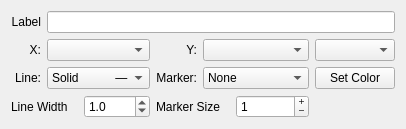
<?xml version="1.0" encoding="UTF-8"?>
<ui version="4.0">
 <class>LineOptions</class>
 <widget class="QWidget" name="LineOptions">
  <property name="geometry">
   <rect>
    <x>0</x>
    <y>0</y>
    <width>370</width>
    <height>119</height>
   </rect>
  </property>
  <property name="windowTitle">
   <string>Form</string>
  </property>
  <layout class="QGridLayout" name="gridLayout">
   <item row="1" column="1">
    <widget class="QComboBox" name="x_column"/>
   </item>
   <item row="3" column="2">
    <widget class="QLabel" name="label_6">
     <property name="text">
      <string>Marker:</string>
     </property>
     <property name="alignment">
      <set>Qt::AlignRight|Qt::AlignTrailing|Qt::AlignVCenter</set>
     </property>
     <property name="buddy">
      <cstring>marker_format</cstring>
     </property>
    </widget>
   </item>
   <item row="3" column="3">
    <widget class="QComboBox" name="marker_format">
     <property name="currentText">
      <string>None</string>
     </property>
     <property name="currentIndex">
      <number>9</number>
     </property>
     <item>
      <property name="text">
       <string>Circle          ⬤</string>
      </property>
     </item>
     <item>
      <property name="text">
       <string>Triangle      ▲</string>
      </property>
     </item>
     <item>
      <property name="text">
       <string>Square        ■</string>
      </property>
     </item>
     <item>
      <property name="text">
       <string>Pentagon    ⬟</string>
      </property>
     </item>
     <item>
      <property name="text">
       <string>Hexagon     ⬢</string>
      </property>
     </item>
     <item>
      <property name="text">
       <string>Star            ★</string>
      </property>
     </item>
     <item>
      <property name="text">
       <string>Cross          +</string>
      </property>
     </item>
     <item>
      <property name="text">
       <string>Point           ●</string>
      </property>
     </item>
     <item>
      <property name="text">
       <string>Pixel            ·</string>
      </property>
     </item>
     <item>
      <property name="text">
       <string>None</string>
      </property>
     </item>
    </widget>
   </item>
   <item row="3" column="1">
    <widget class="QComboBox" name="line_format">
     <item>
      <property name="text">
       <string>Solid           —</string>
      </property>
     </item>
     <item>
      <property name="text">
       <string>Dashed      - -</string>
      </property>
     </item>
     <item>
      <property name="text">
       <string>Dotted       ··</string>
      </property>
     </item>
     <item>
      <property name="text">
       <string>Dash-dot   -·</string>
      </property>
     </item>
     <item>
      <property name="text">
       <string extracomment=".">None</string>
      </property>
     </item>
    </widget>
   </item>
   <item row="3" column="0">
    <widget class="QLabel" name="label_5">
     <property name="text">
      <string>Line:</string>
     </property>
     <property name="alignment">
      <set>Qt::AlignRight|Qt::AlignTrailing|Qt::AlignVCenter</set>
     </property>
     <property name="buddy">
      <cstring>line_format</cstring>
     </property>
    </widget>
   </item>
   <item row="4" column="2" colspan="2">
    <widget class="QWidget" name="marker_size_widget" native="true">
     <layout class="QHBoxLayout" name="horizontalLayout_3">
      <property name="leftMargin">
       <number>0</number>
      </property>
      <property name="topMargin">
       <number>0</number>
      </property>
      <property name="rightMargin">
       <number>0</number>
      </property>
      <property name="bottomMargin">
       <number>0</number>
      </property>
      <item>
       <widget class="QLabel" name="label_7">
        <property name="text">
         <string>Marker Size</string>
        </property>
        <property name="buddy">
         <cstring>marker_size</cstring>
        </property>
       </widget>
      </item>
      <item>
       <widget class="QSpinBox" name="marker_size">
        <property name="wrapping">
         <bool>false</bool>
        </property>
        <property name="frame">
         <bool>true</bool>
        </property>
        <property name="readOnly">
         <bool>false</bool>
        </property>
        <property name="buttonSymbols">
         <enum>QAbstractSpinBox::PlusMinus</enum>
        </property>
        <property name="singleStep">
         <number>2</number>
        </property>
        <property name="value">
         <number>1</number>
        </property>
       </widget>
      </item>
     </layout>
    </widget>
   </item>
   <item row="1" column="0">
    <widget class="QLabel" name="label_2">
     <property name="text">
      <string>X:</string>
     </property>
     <property name="alignment">
      <set>Qt::AlignRight|Qt::AlignTrailing|Qt::AlignVCenter</set>
     </property>
     <property name="buddy">
      <cstring>x_column</cstring>
     </property>
    </widget>
   </item>
   <item row="1" column="2">
    <widget class="QLabel" name="label_3">
     <property name="text">
      <string>Y:</string>
     </property>
     <property name="alignment">
      <set>Qt::AlignRight|Qt::AlignTrailing|Qt::AlignVCenter</set>
     </property>
     <property name="buddy">
      <cstring>y_column</cstring>
     </property>
    </widget>
   </item>
   <item row="0" column="0">
    <widget class="QLabel" name="label">
     <property name="text">
      <string>Label</string>
     </property>
     <property name="alignment">
      <set>Qt::AlignRight|Qt::AlignTrailing|Qt::AlignVCenter</set>
     </property>
     <property name="buddy">
      <cstring>legend_label</cstring>
     </property>
    </widget>
   </item>
   <item row="0" column="1" colspan="4">
    <widget class="QLineEdit" name="legend_label">
     <property name="whatsThis">
      <string>The label the line has in the legend.
Leave blank to prevent this line from appearing in the legend.</string>
     </property>
     <property name="readOnly">
      <bool>false</bool>
     </property>
     <property name="clearButtonEnabled">
      <bool>true</bool>
     </property>
    </widget>
   </item>
   <item row="3" column="4">
    <widget class="QFrame" name="color_frame">
     <property name="whatsThis">
      <string>Sets the line color.
The current color should appear as
an outline surrounding the button.</string>
     </property>
     <property name="frameShape">
      <enum>QFrame::NoFrame</enum>
     </property>
     <layout class="QVBoxLayout" name="verticalLayout">
      <property name="spacing">
       <number>0</number>
      </property>
      <property name="leftMargin">
       <number>0</number>
      </property>
      <property name="topMargin">
       <number>0</number>
      </property>
      <property name="rightMargin">
       <number>0</number>
      </property>
      <property name="bottomMargin">
       <number>0</number>
      </property>
      <item>
       <widget class="QPushButton" name="set_color">
        <property name="text">
         <string>Set Color</string>
        </property>
       </widget>
      </item>
     </layout>
    </widget>
   </item>
   <item row="1" column="3">
    <widget class="QComboBox" name="y_column"/>
   </item>
   <item row="1" column="5">
    <spacer name="horizontalSpacer">
     <property name="orientation">
      <enum>Qt::Horizontal</enum>
     </property>
     <property name="sizeHint" stdset="0">
      <size>
       <width>40</width>
       <height>20</height>
      </size>
     </property>
    </spacer>
   </item>
   <item row="4" column="0" colspan="2">
    <widget class="QWidget" name="line_width_widget" native="true">
     <layout class="QHBoxLayout" name="horizontalLayout_2">
      <property name="leftMargin">
       <number>0</number>
      </property>
      <property name="topMargin">
       <number>0</number>
      </property>
      <property name="rightMargin">
       <number>0</number>
      </property>
      <property name="bottomMargin">
       <number>0</number>
      </property>
      <item>
       <widget class="QLabel" name="label_4">
        <property name="text">
         <string>Line Width</string>
        </property>
        <property name="buddy">
         <cstring>line_width</cstring>
        </property>
       </widget>
      </item>
      <item>
       <widget class="QDoubleSpinBox" name="line_width">
        <property name="wrapping">
         <bool>false</bool>
        </property>
        <property name="frame">
         <bool>true</bool>
        </property>
        <property name="readOnly">
         <bool>false</bool>
        </property>
        <property name="decimals">
         <number>1</number>
        </property>
        <property name="singleStep">
         <double>0.500000000000000</double>
        </property>
        <property name="stepType">
         <enum>QAbstractSpinBox::DefaultStepType</enum>
        </property>
        <property name="value">
         <double>1.000000000000000</double>
        </property>
       </widget>
      </item>
     </layout>
    </widget>
   </item>
   <item row="1" column="4">
    <widget class="QComboBox" name="axes_select"/>
   </item>
  </layout>
 </widget>
 <tabstops>
  <tabstop>legend_label</tabstop>
  <tabstop>x_column</tabstop>
  <tabstop>y_column</tabstop>
  <tabstop>line_format</tabstop>
  <tabstop>marker_format</tabstop>
  <tabstop>set_color</tabstop>
  <tabstop>line_width</tabstop>
  <tabstop>marker_size</tabstop>
 </tabstops>
 <resources/>
 <connections/>
</ui>
